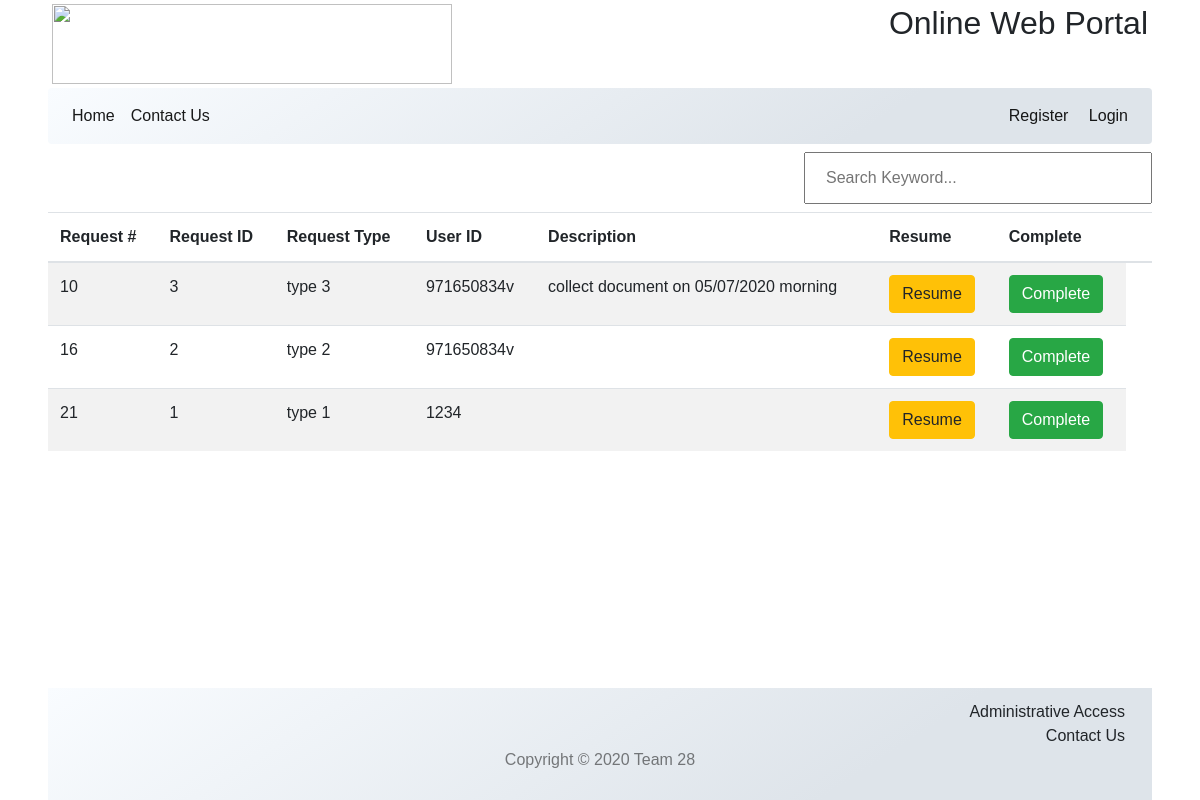
/pendingJobs.admin.php, run on an earlier commit of the app's database.
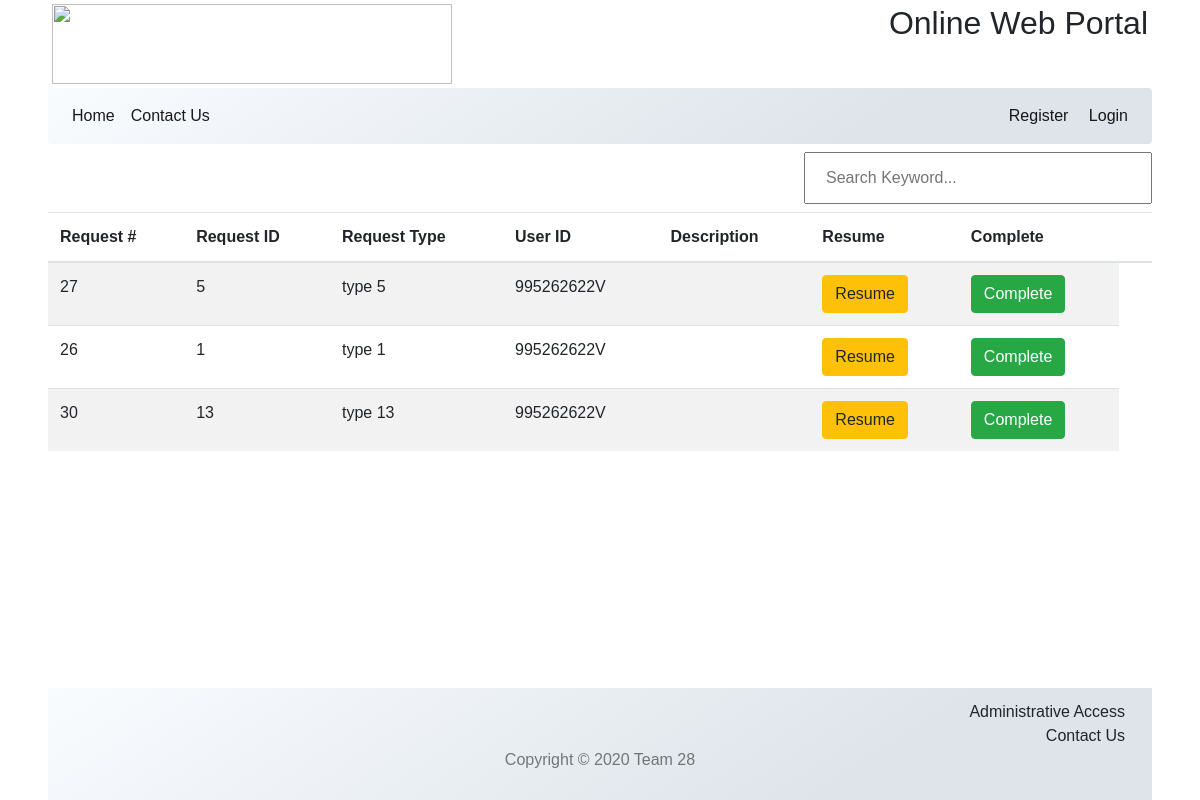
And on a later commit of the database.
### tables this page shows
CREATE TABLE `requestslist` (
  `requestNo` int(20) NOT NULL,
  `requestId` int(10) NOT NULL,
  `userId` varchar(12) NOT NULL,
  `date` datetime NOT NULL DEFAULT CURRENT_TIMESTAMP,
  `status` varchar(10) NOT NULL DEFAULT 'new',
  `description` varchar(200) DEFAULT NULL
);

### model/connection.model.php (called while the page is built, shortened)
<?php
class connection{
    private $host = "localhost";
    private $user = "root";
    private $pwd = "";
    private $dbName = "deon";
    public function connect(){
        $connection = mysqli_connect($this->host,$this->user,$this->pwd,$this->dbName);
        return $connection;
    }
    public function runQuery($query){
        $connection= $this->connect();
        return mysqli_query($connection,$query);
    }
}
?>

### model/adminJob.model.php (called while the page is built)
<?php
include_once 'connection.model.php';
class adModel extends connection
{
    public function getRequestHistory($var){
        $query= "SELECT requestslist.requestNo,requestslist.requestId,requestslist.userId,requestslist.description FROM requestslist WHERE   status='$var'";
        return $this->runQuery($query);
    }
}
?>

### controller/adminJob.ctrl.php (called while the page is built, shortened)
<?php
include_once 'model/adminJob.model.php';
class adminTableControl{
    public function requestHistory($var)
    {
        $adModel=new adModel();
        $result=$adModel->getRequestHistory($var);
        return $result;
    }
    public function hasJobsSubmitted($result)
    {
        if ($result-> num_rows > 0){
            return true;
        }
        else return false;
    }
    public function fetchData($result)
    {
        return $result-> fetch_assoc();
    }
}
?>

### pendingJobs.admin.php (the view, shortened to what this page needs)
<!DOCTYPE html>
<html lang="en">
<head>
</head>
<body>
<?php include_once("inc/Header.php"); ?>
<link rel="stylesheet" href="css/newJobs.css">
<?php
require_once 'controller/adminJob.ctrl.php';
$adctrll=new adminTableControl();
$var="pending";
$result=$adctrll-> requestHistory($var);
if ($adctrll->hasJobsSubmitted($result)) {?>
      <div class="row">
<div class="col-sm-8"> </div>
<div class="col-sm-4">
<div class="search-bar"><input type="text" id="searchBar"  placeholder="Search Keyword..."></div>
</div>
</div>
        <div>
        <div class='table-responsive'>
 <table id="tablePreview" class="table table-hover table-striped">
   <thead>
     <tr>
       <th>Request #</th>
       <th>Request ID</th>
       <th>Request Type</th>
       <th>User ID</th>
       <th>Description</th>
       <th>Resume</th>
       <th>Complete</th>
       <th></th>
     </tr>
   </thead>
   <tbody id="requestTable">
   <?php
while ($row=$adctrll->fetchData($result)){
  $rowdata= "<tr><td class='column1'>" .$row["requestNo"]
           ."</td><td class='column1'>".$row["requestId"]
           ."</td><td class='column1'>type  ".$row["requestId"]
           ."</td><td class='column1'>".$row["userId"]
           ."</td><td class='column1'>".$row["description"]."</td>";
  $ongoingButton='<td> <form method="post">
  <input type="hidden" name="requestNo" value='.$row["requestNo"].'>
  <input type="submit" name="Resume"
          class="btn btn-warning" value="Resume" /> </form></td>';
          $completeButton='<td> <button class="btn btn-success" id='.$row["requestNo"].' onclick="popupFunction('.$row["requestNo"].')">Complete</button></td></tr>';
      echo $rowdata,$ongoingButton,$completeButton;
}
     ?>
   </tbody>
 </table>
</div>
        </div>
    </div>
    <?php
    }
    else{require_once 'inc/alert.view.php';
      $alertView=new alert();
        echo $alertView->showAlert('No Pending Jobs avialable','info');}
    ?>
<?php include_once('inc/Footer.php'); ?>
</body>
</html>

### inc/Header.php (shortened to what this page needs)
<link rel="stylesheet" href="https://stackpath.bootstrapcdn.com/bootstrap/4.5.2/css/bootstrap.min.css">
<link rel="stylesheet" href="css/CustomStyleSheet.css">
<div class="container-fluid px-5">
<div class="row p-1" >
        <div class="col">
            <div class="logo"><img class="Responsive image" src="files/img/logo.png" width="400" height="80"></div>
        </div>
        <div class="col   d-none d-md-block d-lg-block ">
            <h2 class="text-right" >Online Web Portal</h2>
        </div>
</div>
<nav class="navbar navbar-expand-lg navbar-light bg-company-red rounded">
  <div class="collapse navbar-collapse" id="navbarSupportedContent">
    <ul class="navbar-nav mr-auto">
      <li class="nav-item active">
        <a class="nav-link" href="Home.php">Home <span class="sr-only">(current)</span></a>
      </li>
      <li class="nav-item active">
        <a class="nav-link" href="ContactUs.php">Contact Us</a>
      </li>
     </ul>
     <ul class="nav navbar-nav navbar-right" id="myNavbar">
          <?php if(!(isset($_SESSION['loginID']) or isset($_SESSION['adminID']) )) {                                 ?>
            <li class="nav-item active">
              <a class="nav-link" href="newAccount.php">Register&nbsp;</a>
            </li>
            <li class="nav-item active">
              <a class="nav-link" href="userLogin.php"> Login</a>
            </li>
          <?php }?>
      </ul>
  </div>
</nav>

### inc/Footer.php (shortened to what this page needs)
<footer class=" bg-company-red text-black-50 " style="right:3rem ; left:3rem">
    <div class="container-fluid">
      <div class="row" >
      <div class="col"></div>
      <div class="col text-right">
      <a class="text-body" href="adminLogin.php">Administrative Access</a><br>
      <a  class="text-body" href="contactUs.php">Contact Us</a></div>
      </div>
      <div class="text-center"><p>Copyright &copy; <script>document.write(new Date().getFullYear());</script> Team 28</p></div>
    </div>
</footer>

### css/CustomStyleSheet.css (style rules this page uses)
.bg-company-red { background-color: #f9fcff; background-image: linear-gradient(147deg, #f9fcff 0%, #dee4ea 74%); }
form { border: 3px solid #f1f1f1; }
input[type="text"], input[type="password"] { width: 100%; padding: 12px 20px; margin: 8px 0; display: inline-block; border: 1px solid f1f1f1; box-sizing: border-box; }
body { font-family: Arial, Helvetica, sans-serif; position: relative; padding-bottom: 111px; min-height: 100vh; }
footer { position: absolute; padding: 12px; bottom: 0; }

### css/newJobs.css (style rules this page uses)
form { border: none; }

What changed in the data, as far as the page shows it:
removed requestslist: requestNo "10", requestId "3", userId "971650834v", description "collect document on 05/07/2020 morning"
no longer on this page (row edited): requestslist: requestNo "16", requestId "2", userId "971650834v"
no longer on this page (row edited): requestslist: requestNo "21", requestId "1", userId "1234"
added requestslist: requestNo "27", requestId "5", userId "995262622V"
added requestslist: requestNo "26", requestId "1", userId "995262622V"
added requestslist: requestNo "30", requestId "13", userId "995262622V"
